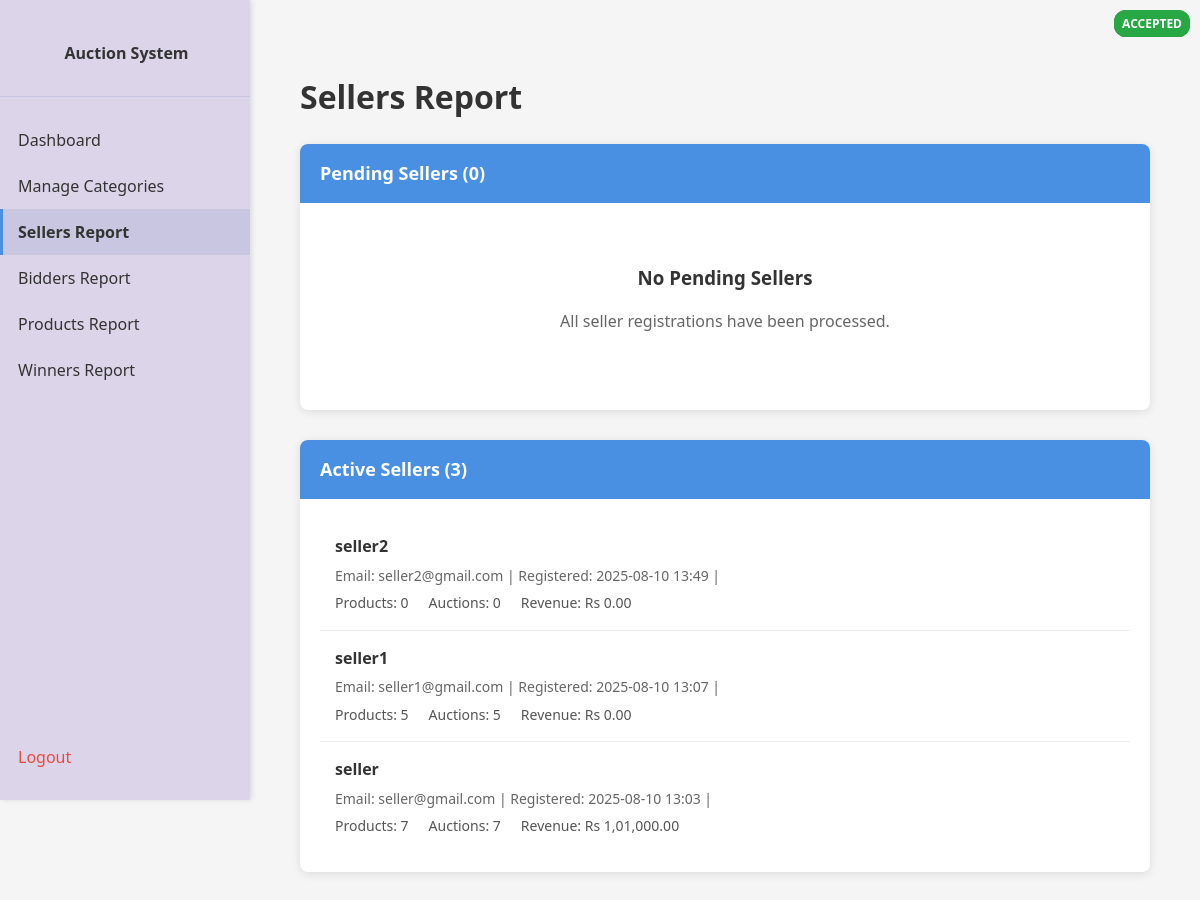
Page /admin/sellers-report (signed in) on the earlier database version.
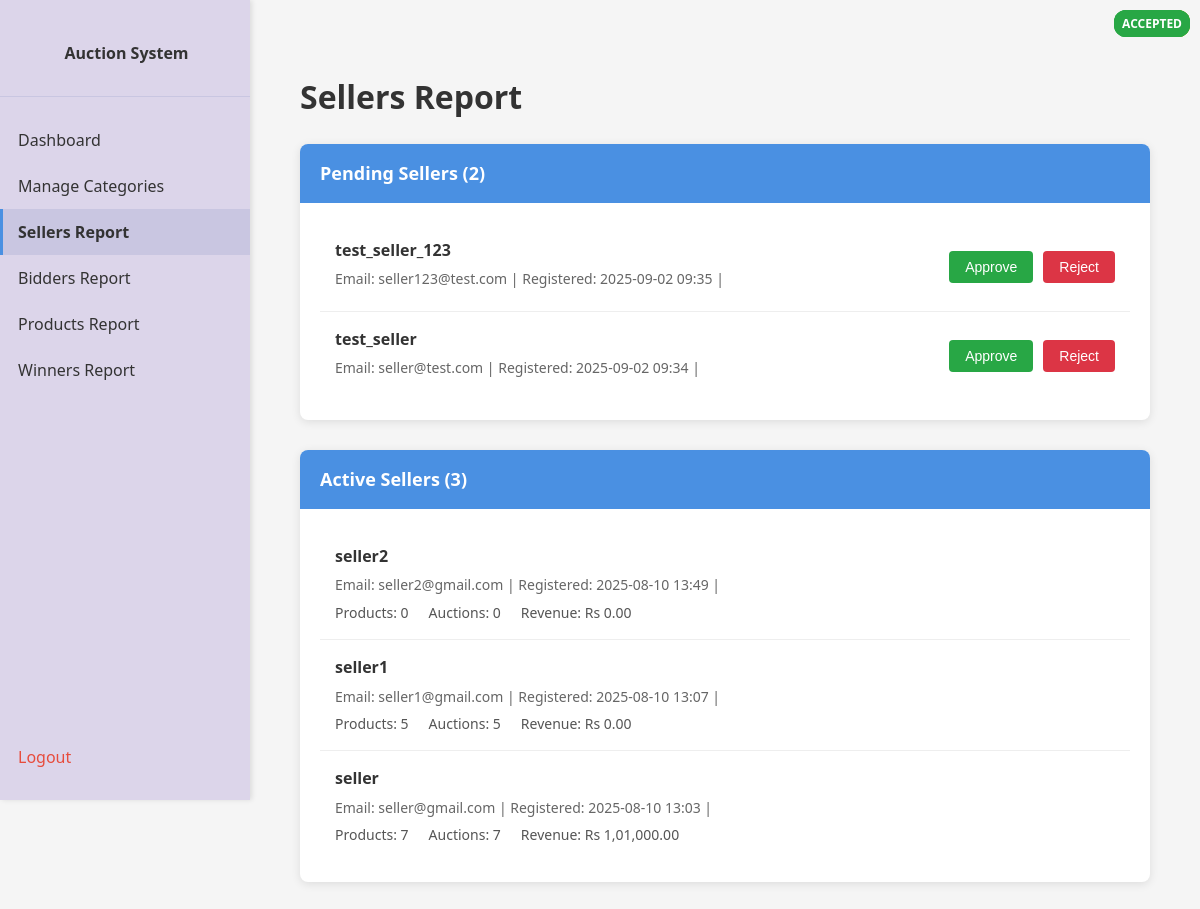
Same page on the later database version.
### app/models.py (models this page shows, shortened)
class User(db.Model):
    __tablename__ = 'users'
    id = db.Column(db.Integer, primary_key=True)
    username = db.Column(db.String(80), unique=True, nullable=False)
    email = db.Column(db.String(120), unique=True, nullable=False)
    password_hash = db.Column(db.String(256), nullable=False)
    role = db.Column(db.String(20), nullable=False)  # 'bidder' or 'seller'
    status = db.Column(db.String(20), nullable=False, default='pending')  # 'pending', 'accepted', 'rejected'
    created_at = db.Column(db.DateTime, default=datetime.now)
    products = db.relationship('Product', backref='seller', lazy=True)
    bids = db.relationship('Bid', backref='bidder', lazy=True)
    won_auctions = db.relationship('AuctionResult', backref='winner', lazy=True)
    search_history = db.relationship('SearchHistory', backref='user', lazy=True)

### app/admin.py (the view)
@admin.route('/admin/sellers-report')
@login_required
@role_required('admin')
def admin_sellers_report():
    sellers = User.query.filter_by(role='seller').order_by(User.created_at.desc()).all()
    pending_sellers = [user for user in sellers if user.status == 'pending']
    accepted_sellers = [user for user in sellers if user.status == 'accepted']
    rejected_sellers = [user for user in sellers if user.status == 'rejected']
    for seller in sellers:
        seller.total_products = len(seller.products)
        seller.total_auctions = sum(len(product.auctions) for product in seller.products)
        seller.total_revenue = sum(
            auction.result.winning_bid if auction.result else 0
            for product in seller.products
            for auction in product.auctions
        )
    return render_template('admin_sellers_report.html',
                         pending_sellers=pending_sellers,
                         accepted_sellers=accepted_sellers,
                         rejected_sellers=rejected_sellers,
                         format_indian_currency=format_indian_currency)

### app/utils.py (called while the page is built)
def format_indian_currency(amount):
    if amount is None:
        return "Rs 0.00"
    amount_str = f"{amount:.2f}"
    parts = amount_str.split('.')
    integer_part = parts[0]
    decimal_part = parts[1]
    if len(integer_part) <= 3:
        formatted_integer = integer_part
    else:
        last_three = integer_part[-3:]
        remaining = integer_part[:-3]
        formatted_remaining = ""
        for i in range(len(remaining)):
            if i > 0 and i % 2 == 0:
                formatted_remaining = "," + formatted_remaining
            formatted_remaining = remaining[-(i+1)] + formatted_remaining
        formatted_integer = formatted_remaining + "," + last_three
    return f"Rs {formatted_integer}.{decimal_part}"

def login_required(f):
    @wraps(f)
    def decorated_function(*args, **kwargs):
        if 'user_id' not in session:
            return redirect(url_for('main.home'))
        return f(*args, **kwargs)
    return decorated_function

def role_required(role):
    def decorator(f):
        @wraps(f)
        def decorated_function(*args, **kwargs):
            if 'user_id' not in session or session.get('role') != role:
                return redirect(url_for('main.home'))
            return f(*args, **kwargs)
        return decorated_function
    return decorator

### app/templates/admin_sellers_report.html (shortened to what this page needs)
<!DOCTYPE html>
<html>
<head>
    <link rel="stylesheet" href="{{ url_for('static', filename='style.css') }}">
</head>
<body>
    <div class="sidenav">
        <div class="brand">
            <a href="{{ url_for('main.home') }}">Auction System</a>
        </div>
        <a href="{{ url_for('admin.admin_dashboard') }}">Dashboard</a>
        <a href="{{ url_for('admin.admin_categories') }}">Manage Categories</a>
        <a href="{{ url_for('admin.admin_sellers_report') }}" class="active">Sellers Report</a>
        <a href="{{ url_for('admin.admin_bidders_report') }}">Bidders Report</a>
        <a href="{{ url_for('admin.admin_products_report') }}">Products Report</a>
        <a href="{{ url_for('admin.admin_winners_report') }}">Winners Report</a>
        <div class="logout">
            <a href="{{ url_for('auth.logout') }}">Logout</a>
        </div>
    </div>
    <div class="content">
        <div class="report-container">
            <h1>Sellers Report</h1>
            <div class="report-section">
                <div class="section-header">
                    Pending Sellers ({{ pending_sellers|length }})
                </div>
                <div class="seller-list">
                    {% if pending_sellers %}
                        {% for seller in pending_sellers %}
                        <div class="seller-item" data-user-id="{{ seller.id }}">
                            <div class="seller-info">
                                <div class="seller-name">{{ seller.username }}</div>
                                <div class="seller-details">
                                    Email: {{ seller.email }} |
                                    Registered: {{ seller.created_at.strftime('%Y-%m-%d %H:%M') }} |
                                </div>
                            </div>
                            <div class="seller-actions">
                                <button class="btn-approve" onclick="approveUser({{ seller.id }})">Approve</button>
                                <button class="btn-reject" onclick="rejectUser({{ seller.id }})">Reject</button>
                            </div>
                        </div>
                        {% endfor %}
                    {% else %}
                        <div class="empty-state">
                            <h3>No Pending Sellers</h3>
                            <p>All seller registrations have been processed.</p>
                        </div>
                    {% endif %}
                </div>
            </div>
            <div class="report-section">
                <div class="section-header">
                    Active Sellers ({{ accepted_sellers|length }})
                </div>
                <div class="seller-list">
                    {% if accepted_sellers %}
                        {% for seller in accepted_sellers %}
                        <div class="seller-item">
                            <div class="seller-info">
                                <div class="seller-name">{{ seller.username }}</div>
                                <div class="seller-details">
                                    Email: {{ seller.email }} |
                                    Registered: {{ seller.created_at.strftime('%Y-%m-%d %H:%M') }} |
                                    <span class="status-badge status-accepted">{{ seller.status }}</span>
                                </div>
                                <div class="seller-stats">
                                    <span>Products: {{ seller.total_products }}</span>
                                    <span>Auctions: {{ seller.total_auctions }}</span>
                                    <span>Revenue: {{ format_indian_currency(seller.total_revenue) }}</span>
                                </div>
                            </div>
                        </div>
                        {% endfor %}
                    {% else %}
                        <div class="empty-state">
                            <h3>No Active Sellers</h3>
                            <p>No sellers have been approved yet.</p>
                        </div>
                    {% endif %}
                </div>
            </div>
        </div>
    </div>
</body>
</html>

### app/static/style.css (style rules this page uses)
* { box-sizing: border-box; }
body { margin: 0; padding: 0; font-family: 'Segoe UI', Arial, sans-serif; display: flex; flex-direction: column; background-color: #f5f5f5; color: #333; min-height: 100vh; overflow-x: hidden; }
.content { padding: 30px; flex: 1; line-height: 1.6; width: 100%; box-sizing: border-box; margin: 0 auto; margin-left: 250px; max-width: calc(100vw - 250px); overflow-x: hidden; }
.status-badge { position: absolute; top: 10px; right: 10px; padding: 5px 10px; border-radius: 4px; color: white; font-size: 0.8rem; font-weight: bold; text-transform: uppercase; z-index: 2; }
.sidenav { height: 100vh; width: 250px; position: fixed; z-index: 1; top: 0; left: 0; background-color: #dcd5ea; overflow-x: hidden; padding-top: 20px; box-shadow: 2px 0 5px rgba(0,0,0,0.1); }
.sidenav .brand { padding: 10px 15px 20px 15px; font-size: 20px; font-weight: bold; color: #333; border-bottom: 1px solid #c9c6e1; margin-bottom: 20px; text-align: center; }
.sidenav .brand a { color: #333; text-decoration: none; }
.sidenav a { padding: 12px 15px; text-decoration: none; font-size: 16px; color: #333; display: block; transition: 0.3s; border-left: 3px solid transparent; }
.sidenav a.active { background-color: #c9c6e1; border-left: 3px solid #4a90e2; font-weight: bold; }
.sidenav .logout { position: absolute; bottom: 20px; width: 100%; }
.sidenav .logout a { color: #e74c3c; }

### app/templates/admin_sellers_report.html (style rules this page uses)
.report-container { padding: 20px; }
.report-section { margin-bottom: 30px; background: white; border-radius: 8px; box-shadow: 0 2px 10px rgba(0,0,0,0.1); overflow: hidden; }
.section-header { background: #4a90e2; color: white; padding: 15px 20px; font-size: 18px; font-weight: bold; }
.seller-list { padding: 20px; }
.seller-item { display: flex; justify-content: space-between; align-items: center; padding: 15px; border-bottom: 1px solid #eee; transition: background-color 0.3s; }
.seller-item:last-child { border-bottom: none; }
.seller-info { flex: 1; }
.seller-name { font-weight: bold; color: #333; margin-bottom: 5px; }
.seller-details { color: #666; font-size: 14px; margin-bottom: 5px; }
.seller-stats { display: flex; gap: 20px; font-size: 14px; color: #555; }
.seller-actions { display: flex; gap: 10px; }
.btn-approve { background-color: #28a745; color: white; border: none; padding: 8px 16px; border-radius: 4px; cursor: pointer; font-size: 14px; }
.btn-reject { background-color: #dc3545; color: white; border: none; padding: 8px 16px; border-radius: 4px; cursor: pointer; font-size: 14px; }
.status-badge { padding: 4px 8px; border-radius: 12px; font-size: 12px; font-weight: bold; text-transform: uppercase; }
.status-accepted { background-color: #28a745; color: white; }

Differences in the rows shown:
added User: username "test_seller_123", email "seller123@test.com", created_at "2025-09-02 09:35", shown under "Sellers Report"
added User: username "test_seller", email "seller@test.com", created_at "2025-09-02 09:34", shown under "Sellers Report"
Other differences:
{{ pending_sellers|length }}: "0" → "2"
text no longer shown: "No Pending Sellers All seller registrations have been processed."
